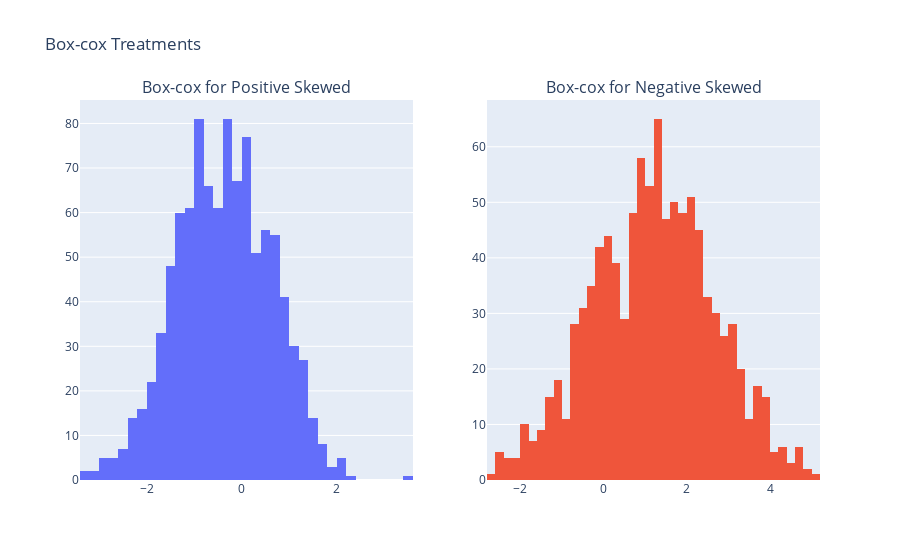

The cell this chart's notebook holds for it:
### Code cell
fig = make_subplots(rows=1, cols=2, subplot_titles=("Box-cox for Positive Skewed", "Box-cox for Negative Skewed"))

histogram1 = go.Histogram(x=bc_p, name="Data 1")
histogram2 = go.Histogram(x=bc_n, name="Data 2")

fig.add_trace(histogram1, row=1, col=1)
fig.add_trace(histogram2, row=1, col=2)

fig.update_layout(title_text="Box-cox Treatments", showlegend=False)

fig.show()

### Figure 1 — Plotly figure (JSON) as saved in the notebook; plotly's stock layout.template omitted (floating-point values rounded to 4 significant figures; data arrays with more than 128 entries replaced by an {"elided": "..."} marker saying what was removed)
{"data": [{"name": "Data 1", "type": "histogram", "x": {"elided": "1000 float values"}, "xaxis": "x", "yaxis": "y"}, {"name": "Data 2", "type": "histogram", "x": {"elided": "1000 float values"}, "xaxis": "x2", "yaxis": "y2"}], "layout": {"annotations": [{"font": {"size": 16}, "showarrow": false, "text": "Box-cox for Positive Skewed", "x": 0.225, "xanchor": "center", "xref": "paper", "y": 1, "yanchor": "bottom", "yref": "paper"}, {"font": {"size": 16}, "showarrow": false, "text": "Box-cox for Negative Skewed", "x": 0.775, "xanchor": "center", "xref": "paper", "y": 1, "yanchor": "bottom", "yref": "paper"}], "autosize": true, "showlegend": false, "title": {"text": "Box-cox Treatments"}, "xaxis": {"anchor": "y", "autorange": true, "domain": [0, 0.45], "range": [-3.4, 3.6], "type": "linear"}, "xaxis2": {"anchor": "y2", "autorange": true, "domain": [0.55, 1], "range": [-2.8, 5.2], "type": "linear"}, "yaxis": {"anchor": "x", "autorange": true, "domain": [0, 1], "range": [0, 85.26]}, "yaxis2": {"anchor": "x2", "autorange": true, "domain": [0, 1], "range": [0, 68.42]}}}
